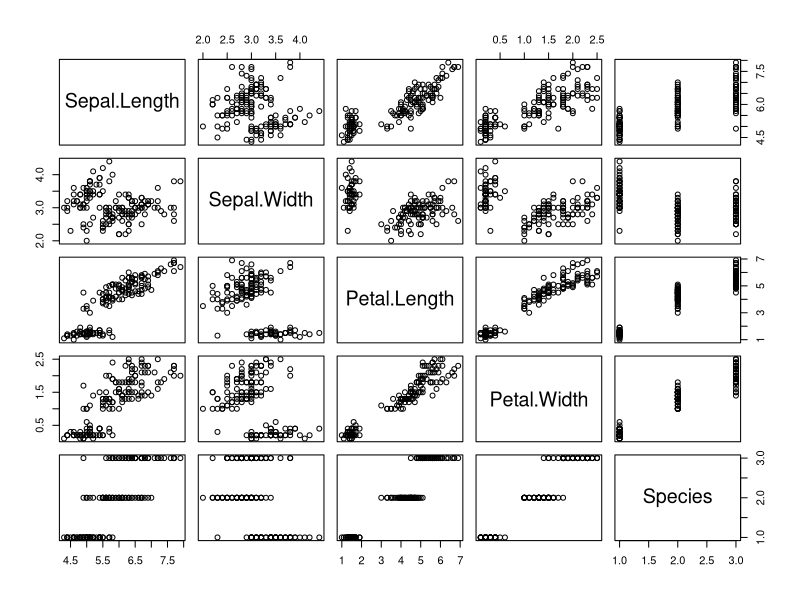
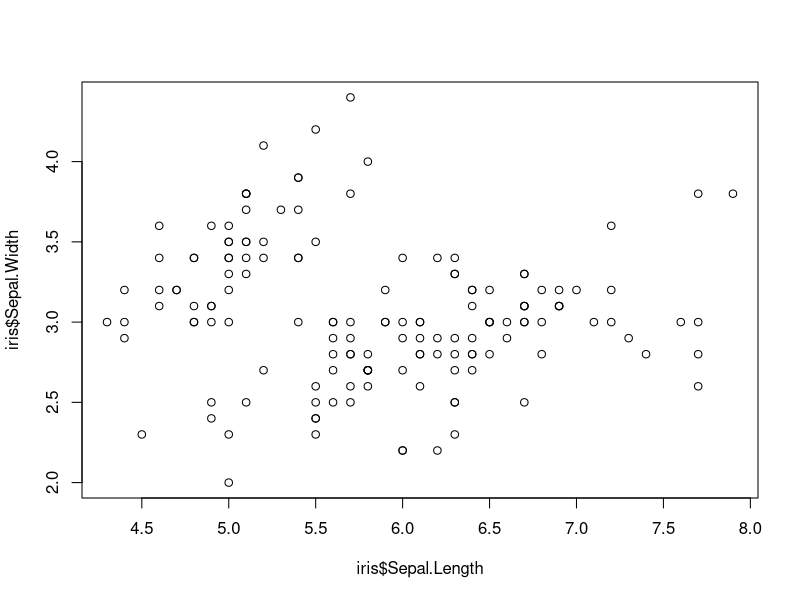
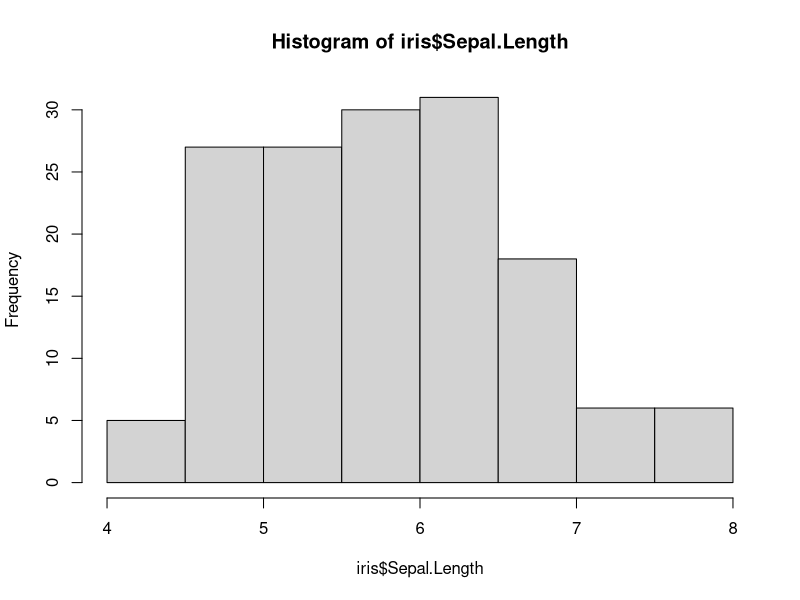

Generate these figures, in order, with R:
## ---- chunk 1
knitr::opts_chunk$set(echo = TRUE)
## ---- chunk 2
# install package function that installs the package 
# package still requires loading as library
loadPackage <- function(package) {
  if (!package %in% installed.packages())
    install.packages(package)
}
## ---- chunk 3
loadPackage("dplyr")
library(dplyr)
library(datasets)
## ---- chunk 4
data(iris)
## ---- chunk 5
summary(iris)
## ---- chunk 6
summary(iris$Sepal.Length)
## ---- chunk 7
# filter only the virginia specices
virginica <- filter(iris, Species=="virginica")

# displays the first six rows
head(virginica)
## ---- chunk 8
sepalLength6 <- filter(iris, Species=="virginica", Sepal.Length > 6)
tail(sepalLength6)
## ---- chunk 9
# selected specific columns
selected <- select(iris, Sepal.Length, Sepal.Width, Petal.Length)
selected1 <- select(iris, Sepal.Length:Petal.Length)
selected2 <- select(iris,1:3)
#they are all the same
## ---- chunk 10
# created a new column
newCol <- mutate(iris,greater.half = Sepal.Width > 0.5 * Sepal.Length)
tail(newCol)
## ---- chunk 11
# arrange()
newCol <- arrange(newCol, Petal.Width)
head(newCol)

arrange(iris,desc(Petal.Width))

# %>%
arr.virg <- newCol %>% filter(Species=="virginica") %>% arrange(Sepal.Width)
arr.virg
## ---- chunk 12
summarise(arr.virg, mean.length=mean(Sepal.Length,na.rm=TRUE))
## ---- chunk 13
# matrix
plot(iris)
## ---- chunk 14
# regular x,y plot
plot(iris$Sepal.Length,iris$Sepal.Width)
## ---- chunk 15
hist(iris$Sepal.Length)
